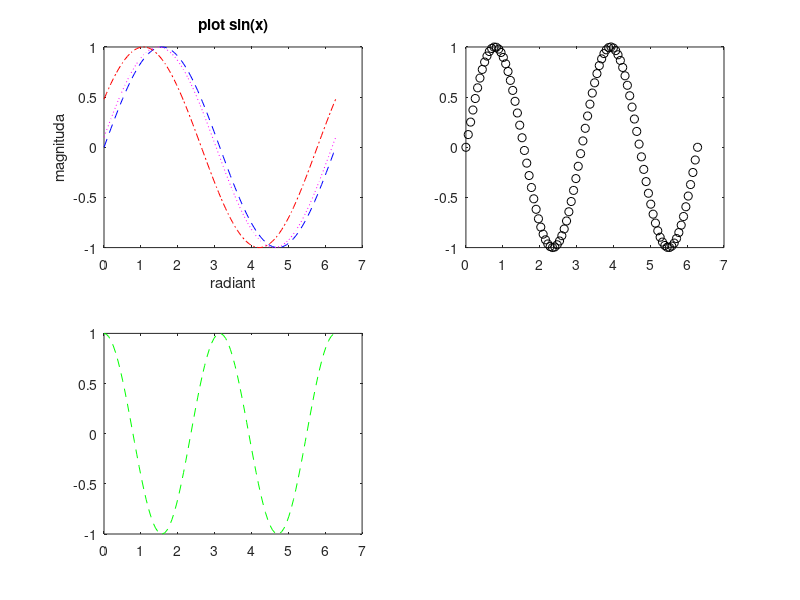

MATLAB code to generate this figure:
clear 
clc

% Subplot
x = linspace(0,2*pi,100);
y1 = sin(x);
y2 = sin(x+0.5);
y3 = sin(x+0.1);
y4 = sin(2*x);
y5 = cos(2*x);
y6 = cos(2*x+1);

figure(1)
subplot(2,2,1)
plot(x,y1,'b--',x,y2,'r-.',x,y3,'m:')
title('plot sin(x)');
xlabel('radiant');
ylabel('magnituda');

subplot(2,2,2)
plot(x,y4,'ko')

subplot(2,2,3)
plot(x,y5,'g--')